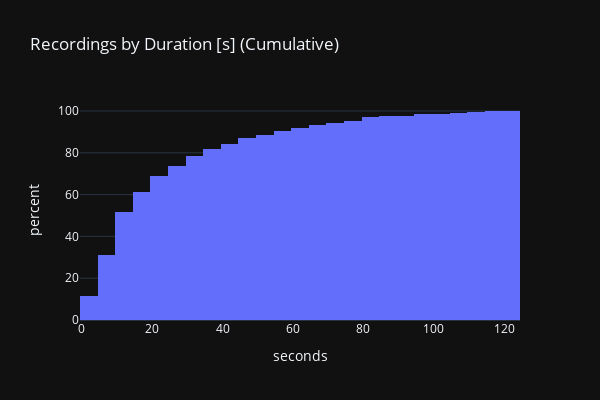

The code cell stored with this chart in its notebook:
### Code cell
# clean by seconds
def time_to_seconds(time_str):
    minutes, seconds = map(int, time_str.split(':'))
    return minutes * 60 + seconds

df['seconds'] = df['length'].apply(time_to_seconds)
px.histogram(df[df.seconds <= 120], x='seconds', cumulative=True,
             height=400, width=600,
             template='plotly_dark', title='Recordings by Duration [s] (Cumulative)', histnorm='percent')

### Figure 1 — Plotly figure (JSON) as saved in the notebook; plotly's stock layout.template omitted (floating-point values rounded to 4 significant figures; data arrays with more than 128 entries replaced by an {"elided": "..."} marker saying what was removed)
{"data": [{"alignmentgroup": "True", "bingroup": "x", "cumulative": {"enabled": true}, "histnorm": "percent", "hovertemplate": "seconds=%{x}<br>percent=%{y}<extra></extra>", "legendgroup": "", "marker": {"color": "#636efa", "pattern": {"shape": ""}}, "name": "", "offsetgroup": "", "orientation": "v", "showlegend": false, "type": "histogram", "x": {"elided": "666 int values"}, "xaxis": "x", "yaxis": "y"}], "layout": {"barmode": "relative", "height": 400, "legend": {"tracegroupgap": 0}, "title": {"text": "Recordings by Duration [s] (Cumulative)"}, "width": 600, "xaxis": {"anchor": "y", "domain": [0, 1], "title": {"text": "seconds"}}, "yaxis": {"anchor": "x", "domain": [0, 1], "title": {"text": "percent"}}}}
